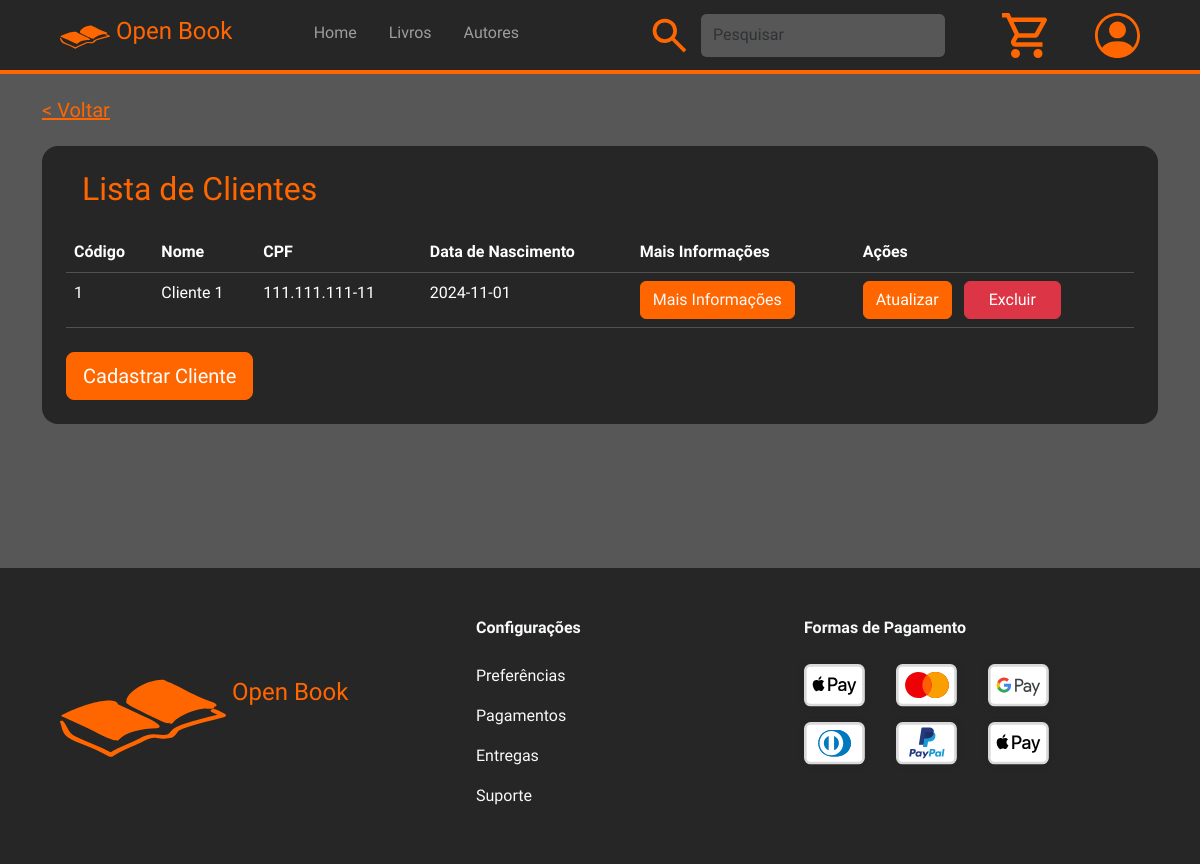
The app's page /views/tblCliente.php, older data.
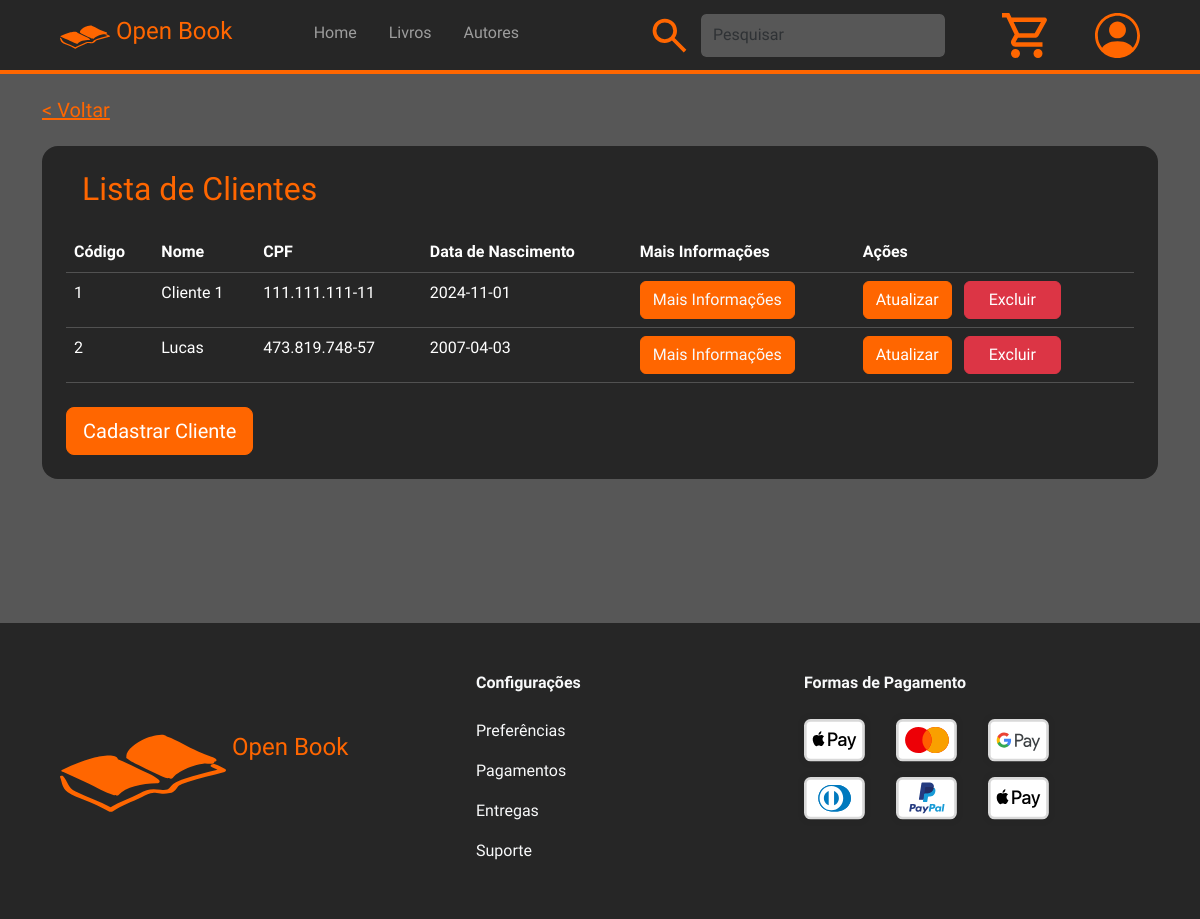
The same page, newer data.
### tables this page shows
CREATE TABLE `cliente` (
  `cod_cliente` int(11) NOT NULL,
  `nome_cliente` varchar(60) NOT NULL,
  `cpf_cliente` varchar(15) NOT NULL,
  `data_nascimento_cliente` date NOT NULL,
  `senha_cliente` varchar(35) NOT NULL
);

### connection/conexao.php (called while the page is built, shortened)
<?php
    class Conexao {
        private $host = "localhost";
        private $usuario = "root";
        private $senha = "";
        private $banco = "db_livraria";
        private $conexao;
        public function __construct() {
            $this->conexao = new mysqli($this->host, $this->usuario, $this->senha, $this->banco);
        }
        public function getConexao() {
            return $this->conexao;
        }
    }
?>

### controllers/clienteController.php (called while the page is built, shortened)
<?php
require_once $_SERVER['DOCUMENT_ROOT'] . '/Projeto_Livraria_Web/src/models/cliente.php';
class ClienteController {
    private $cliente;
    public function __construct() {
        $this->cliente = new Cliente();
    }
    public function listar(){
        return $this->cliente->listar();
    }
}
?>

### models/cliente.php (called while the page is built, shortened)
<?php
require_once $_SERVER['DOCUMENT_ROOT'] . '/Projeto_Livraria_Web/src/connection/conexao.php';
class Cliente {
    private $conexao;
    public function __construct() {
        $this->conexao = new Conexao();
    }
    public function listar() {
        $sql = "SELECT * FROM cliente";
        $stmt = $this->conexao->getConexao()->prepare($sql);
        $stmt->execute();
        $result = $stmt->get_result();
        $clientes = [];
        while ($cliente = $result->fetch_assoc()) {
            $clientes[] = $cliente;
        }
        return $clientes;
    }
}
?>

### views/tblCliente.php (the view, shortened to what this page needs)
<?php
    require_once $_SERVER['DOCUMENT_ROOT'] . '/Projeto_Livraria_Web/src/controllers/clienteController.php';
?>
<!DOCTYPE html>
<html lang="en">
<head>
    <link rel="stylesheet" href="../assets/scss/main.css">
</head>
<body class="background-dark-light">
    <?php require_once '../components/header.php'; ?>
    <div class="container w-100 mx-auto mt-4">
        <h5><a href="javascript:history.back()" class="link-warning">< Voltar</a></h5>
        <div class="border-warning bg-dark text-white p-4 mx-auto rounded-4 order-1 order-lg-2 mt-4 overflow-x-scroll">
            <h2 class="text-warning ms-md-3 mb-4">Lista de Clientes</h2>
            <table class="table table-dark">
                <thead>
                    <tr>
                        <th>Código</th>
                        <th>Nome</th>
                        <th>CPF</th>
                        <th>Data de Nascimento</th>
                        <th>Mais Informações</th>
                        <th>Ações</th>
                    </tr>
                </thead>
                <tbody>
                    <?php
                        $clienteController = new ClienteController();
                        $clientes = $clienteController->listar();
                        foreach($clientes as $cliente) {
                    ?>
                        <tr>
                            <td><?php echo $cliente['cod_cliente'];?></td>
                            <td><?php echo $cliente['nome_cliente'];?></td>
                            <td><?php echo $cliente['cpf_cliente'];?></td>
                            <td><?php echo $cliente['data_nascimento_cliente'];?></td>
                            <td>
                                <a onclick="exibirDescricao(<?php echo $cliente['cod_cliente']; ?>)" href="#" class="btn btn-warning text-light">Mais Informações</a>
                            </td>
                            <td>
                                <a href="<?php echo "formClienteUpdDlt.php?acao=upd&codCliente=" . $cliente['cod_cliente'];?>" class="btn btn-warning text-white text-center me-2">Atualizar</a>
                                <a href="<?php echo "formClienteUpdDlt.php?acao=dlt&codCliente=" . $cliente['cod_cliente'];?>" type="submit" class="btn btn-danger text-white text-center px-4">Excluir</a>
                            </td>
                        </tr>
                    <?php } ?>
                </tbody>
            </table>
            <a href="formClienteCrt.php?acao=crt" class="btn btn-warning btn-lg text-white mt-sm-2">Cadastrar Cliente</a>
        </div>
    </div>
    <div class="w-100 mt-5 pt-5">
        <?php require_once '../components/footer.php'; ?>
    </div>
</body>
</html>

Row changes from the older to the newer data that the page shows:
added cliente: cod_cliente "2", nome_cliente "Lucas", cpf_cliente "473.819.748-57", data_nascimento_cliente "2007-04-03"
